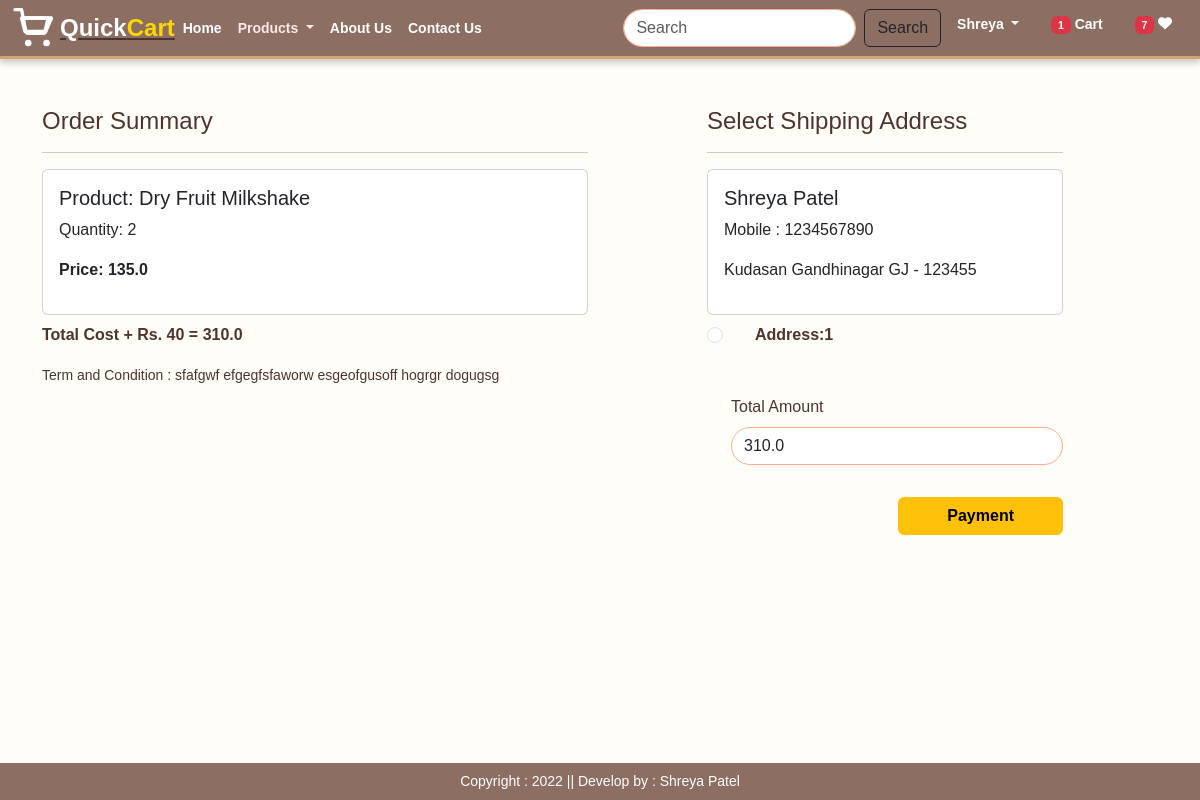
Page /checkout/ (signed in) on the committed database.
### app/models.py (models this page shows, shortened)
class Cart(models.Model):
    user = models.ForeignKey(User,on_delete=models.CASCADE)
    product = models.ForeignKey(Product,on_delete=models.CASCADE)
    quantity = models.PositiveIntegerField(default=1)

class Product(models.Model):
    title = models.CharField(max_length = 100)
    selling_price = models.FloatField()
    discounted_price = models.FloatField()
    description = models.TextField(default = '')
    prodapp = models.TextField(default='')
    category = models.CharField(choices=CATEGORY_CHOICES, max_length=2)
    product_image = models.ImageField(upload_to='product')

class Customer(models.Model):
    user = models.ForeignKey(User,on_delete=models.CASCADE)
    name = models.CharField(max_length=200)
    locality = models.CharField(max_length=200)
    city = models.CharField(max_length=50)
    mobile = models.IntegerField(default=0)
    zipcode = models.IntegerField()
    state = models.CharField(choices=STATE_CHOICES, max_length=100)

### app/views.py (the view, shortened to what this page needs)
# urls.py: path('checkout/', views.checkout.as_view(), name='checkout'),
@method_decorator(login_required,name='dispatch')
class checkout(View):
    def get(self, request):
        totalitem = 0
        wishitem = 0
        if request.user.is_authenticated:
            totalitem = len(Cart.objects.filter(user=request.user))
            wishitem = len(Wishlist.objects.filter(user=request.user))
        user = request.user
        add = Customer.objects.filter(user=user)
        cart_items = Cart.objects.filter(user=user)
        famount = 0
        for p in cart_items:
            value = p.quantity * p.product.discounted_price
            famount += value
        totalamount = famount + 40
        razoramount = int(totalamount * 100)
        client = razorpay.Client(auth=(settings.RAZORPAY_KEY_ID, settings.RAZORPAY_KEY_SECRET))
        data = {"amount": razoramount, "currency": "INR", "receipt": "order_rcptid_12"}
        payment_response = client.order.create(data=data)
        print(payment_response)
        order_id = payment_response['id']
        order_status = payment_response['status']
        return render(request, 'app/checkout.html', locals())

### app/templates/app/checkout.html (shortened to what this page needs)
{% extends 'app/base.html' %}
{% load static %}
{% block main-content %}
<div class="container">
    <div class="row mt-5">
        <div class="col-sm-6">
            <h4>Order Summary</h4>
            <hr>
            {% for item in cart_items %}
             <div class="card mb-2">
                <div class="card-body">
                    <h5>Product: {{item.product.title}}</h5>
                    <p>Quantity: {{item.quantity}}</p>
                    <p class="fw-bold">Price: {{item.product.discounted_price}}</p>
                </div>
            </div>
            {% endfor %}
            <p class="fw-bold">Total Cost + Rs. 40 = {{totalamount}}</p>
            <small>Term and Condition : sfafgwf efgegfsfaworw  esgeofgusoff  hogrgr  dogugsg</small>
        </div>
        <div class="col-sm-4 offset-sm-1">
            <h4>Select Shipping Address</h4>
            <hr>
            <form method="post" id="myform">
                {% for ad in add %}
                <div class="card">
                    <div class="card-body">
                        <h5>{{ad.name}}</h5>
                        <p>Mobile : {{ad.mobile}}</p>
                        <p>{{ad.locality}} {{ad.city}} {{ad.state}} - {{ad.zipcode}}</p>
                    </div>
                </div>
                <div class="form-check mt-2 mb-5">
                    <input class="form-check-input" type="radio" name="custid" id="custadd{{forloop.counter}}" value="{{ad.id}}">
                    <label class="form-check label fw-bold" for="custadd{{forloop.counter}}">
                        Address:{{forloop.counter}} </label>
                    </div>
                {% endfor %}
                <div class="form-check mb-3">
                    <label for="totamount" class="form-label">Total Amount</label>
                    <input type="number" class="form-control" name="totalamount" value={{totalamount}} readonly>
                </div>
                <div class="text-end">
                    <button id="rzp-button1" type="submit" class="btn btn-warning mt-3 px-5 fw-bold">Payment</button>
                </div>
            </form>
        </div>
    </div>
</div>
{% endblock main-content %}

### app/static/app/css/style.css (style rules this page uses)
body { font-family: 'Poppins', sans-serif; background-color: #fffdf7; color: #4e342e; margin: 0; padding: 0; }
.form-control { border-radius: 20px; border: 1px solid #ffab91; }

### rows in the picture
Cart: product "Dry Fruit Milkshake", quantity "2", product.discounted_price "135.0"
Customer: name "Shreya Patel", mobile "1234567890", locality "Kudasan", city "Gandhinagar", state "GJ", zipcode "123455"

### other values in the picture
{{ totalitem }} "1"
{{ wishitem }} "7"
{{ totalamount }} "310.0"
